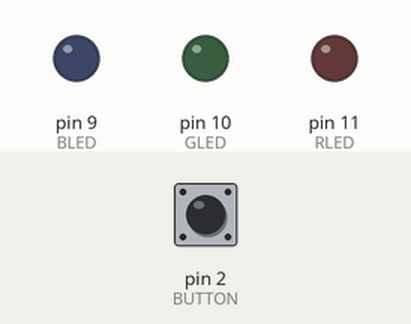
Bench run of a sketch on a simulated Arduino Uno, built with avr-gcc and run on an emulated ATmega328P. Parts: output pins drawn as LEDs (lit = HIGH). Inputs (shaded band) come from the test bench; at power-on: pin 2 (BUTTON) LOW.

Above: at 1.2 s.
1.3 s: pin 2 (BUTTON) pulled HIGH for 0.15 s
At 1.9 s:
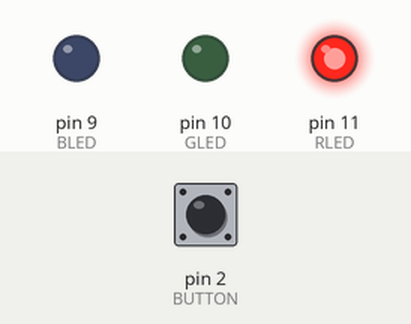
2.9 s: pin 2 (BUTTON) pulled HIGH for 1 s
At 4.3 s:
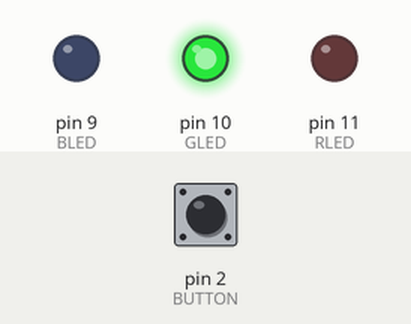
5.4 s: pin 2 (BUTTON) pulled HIGH for 0.15 s
At 6.2 s:
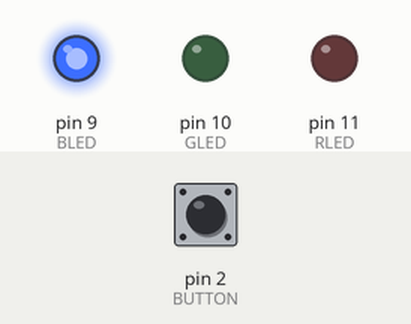
7.0 s: pin 2 (BUTTON) pulled HIGH for 3.2 s
At 7.5 s:
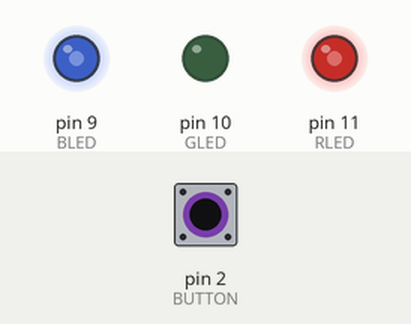
11.7 s: pin 2 (BUTTON) pulled HIGH for 0.15 s
At 12.2 s:
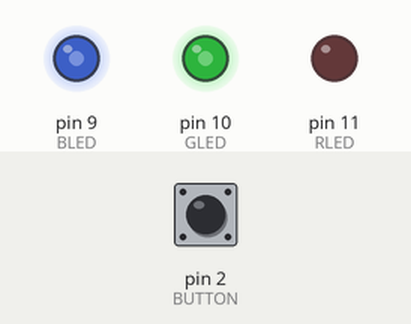
13.3 s: pin 2 (BUTTON) pulled HIGH for 1 s
At 14.7 s:
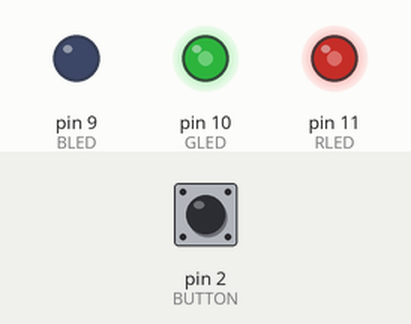
Timing chart, 0 to 16.3 s (numbered marks = the images above; inputs shaded):
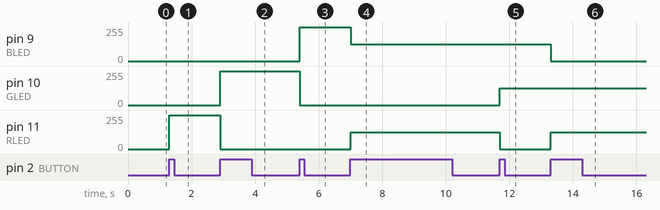

Measured:
- after the input at 1.3 s, pin 11 (RLED): 0/255 → 255/255 at once
- after the input at 2.9 s, pin 10 (GLED): 0/255 → 255/255 at once; pin 11 (RLED): 255/255 → 0/255 at once
- after the input at 5.4 s, pin 9 (BLED): 0/255 → 255/255 at once; pin 10 (GLED): 255/255 → 0/255 at once
- after the input at 7.0 s, pin 9 (BLED): 255/255 → 127/255 at once; pin 11 (RLED): 0/255 → 127/255 at once
- after the input at 11.7 s, pin 10 (GLED): 0/255 → 127/255 at once; pin 11 (RLED): 127/255 → 0/255 at once
- after the input at 13.3 s, pin 9 (BLED): 127/255 → 0/255 at once; pin 11 (RLED): 0/255 → 127/255 at once

The sketch:

rgb_nightlight1.ino
```cpp
// (licence header left out)
const int BLED = 9;  //Blue LED on Pin 9
const int GLED = 10; //Green LED on Pin 10
const int RLED = 11; //Red LED on Pin 11
const int BUTTON = 2;  //The Button is connected to pin 2

boolean lastButton = LOW;    //Last Button State
boolean currentButton = LOW; //Current Button State
int ledMode = 0;             //Cycle between LED states

void setup()
{
  pinMode (BLED, OUTPUT);   //Set Blue LED as Output
  pinMode (GLED, OUTPUT);   //Set Green LED as Output
  pinMode (RLED, OUTPUT);   //Set Red LED as Output
  pinMode (BUTTON, INPUT);  //Set button as input (not required)
}

/*
* Debouncing Function
* Pass it the previous button state,
* and get back the current debounced button state.
*/
boolean debounce(boolean last)
{
  boolean current = digitalRead(BUTTON);       //Read the button state
  if (last != current)                         //if it's different...
  {
    delay(5);                                  //wait 5ms
    current = digitalRead(BUTTON);             //read it again
  }
  return current;                              //return the current value
}

/*
* LED Mode Selection
* Pass a number for the LED state and set it accordingly
*/
void setMode(int mode)
{
  //RED
  switch (mode) {
    case 0: //off
      analogWrite(RLED, 0);
      analogWrite(GLED, 0);
      analogWrite(BLED, 0);
      break;
    case 1: //red
      analogWrite(RLED, 255);
      analogWrite(GLED, 0);
      analogWrite(BLED, 0);
      break;
    case 2: //green
      analogWrite(RLED, 0);
      analogWrite(GLED, 255);
      analogWrite(BLED, 0);
      break;
    case 3: //blue
      analogWrite(RLED, 0);
      analogWrite(GLED, 0);
      analogWrite(BLED, 255);
      break;
    case 4: //purple
      analogWrite(RLED, 127);
      analogWrite(GLED, 0);
      analogWrite(BLED, 127);
      break;
    case 5: //teal
      analogWrite(RLED, 0);
      analogWrite(GLED, 127);
      analogWrite(BLED, 127);
      break;
    case 6: //orange
      analogWrite(RLED, 127);
      analogWrite(GLED, 127);
      analogWrite(BLED, 0);
      break;
    default://white
      analogWrite(RLED, 85);
      analogWrite(GLED, 85);
      analogWrite(BLED, 85);
  }
}

void loop()
{
  currentButton = debounce(lastButton);           //read debounced state
  if (lastButton == LOW && currentButton == HIGH) //if it was pressed...
  {
    ledMode++;                                    //increment the LED value
  }
  lastButton = currentButton;                     //reset button value
  //if you’ve cycled through the different options, reset the counter to 0
  if (ledMode == 8) ledMode = 0;
  setMode(ledMode);                              //change the LED state
}
```
